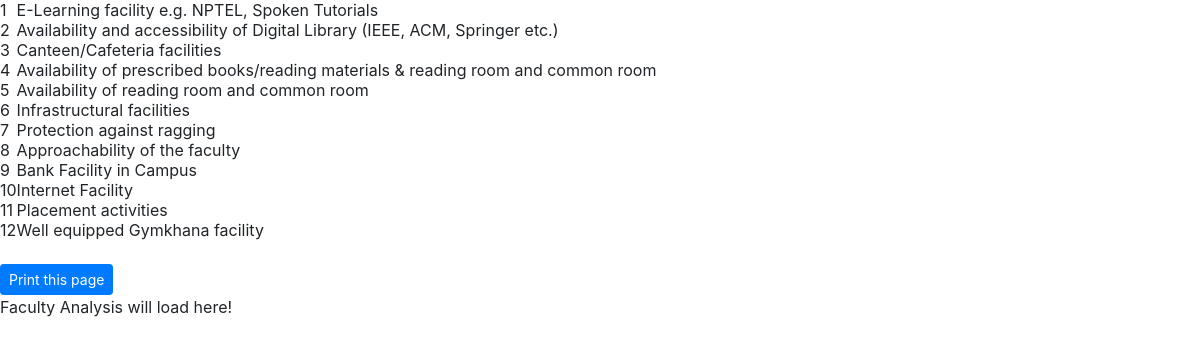
Page /Feedback/TAnalysis1_ffe.php on the committed database.
### tables this page shows
CREATE TABLE `facilityquestions` (
  `question_no` varchar(5) NOT NULL,
  `question` varchar(200) NOT NULL
);

### Feedback/TAnalysis1_ffe.php (the view, shortened to what this page needs)
<?php
include('includes/feedbackcon.php');
$m=1;
$sql2 = "select * from facilityquestions";
$result2 = mysqli_query($feeddbc,$sql2);
echo "<table>";
for($j=1;$j<=12,$row2 = mysqli_fetch_array($result2);$j++){
  $quest=$row2["question"];
echo "<tr><td>";
echo $j;
echo "</td><td>";
            echo $quest;
            echo "</td></tr>";
             }
            echo "</table><br>";
echo '<input id ="printbtn" type="button" class="btn btn-primary btn-sm" value="Print this page" onclick="window.print();" ><br>';
$sql1 = "select division from facilityfeedback group by division";
if ($result1 = mysqli_query($feeddbc, $sql1)) {
    while ($row1 = mysqli_fetch_row($result1)) {
$di=$row1[0];
    $query = "select * FROM facilityfeedback where division='$di' group by division";
    $result = mysqli_query($feeddbc, $query);
    while($row = mysqli_fetch_array($result))  {
?>
<html>
<head>
        <link href="css/font-face.css" rel="stylesheet" media="all">
        <link href="vendor/font-awesome-5/css/fontawesome-all.min.css" rel="stylesheet" media="all">
        <link href="vendor/font-awesome-4.7/css/font-awesome.min.css" rel="stylesheet" media="all">
        <link href="vendor/mdi-font/css/material-design-iconic-font.min.css" rel="stylesheet" media="all">
        <link href="vendor/bootstrap-4.1/bootstrap.min.css" rel="stylesheet" media="all">
        <link href="vendor/animsition/animsition.min.css" rel="stylesheet" media="all">
        <link href="vendor/bootstrap-progressbar/bootstrap-progressbar-3.3.4.min.css" rel="stylesheet" media="all">
        <link href="vendor/wow/animate.css" rel="stylesheet" media="all">
        <link href="vendor/css-hamburgers/hamburgers.min.css" rel="stylesheet" media="all">
        <link href="vendor/slick/slick.css" rel="stylesheet" media="all">
        <link href="vendor/select2/select2.min.css" rel="stylesheet" media="all">
        <link href="vendor/perfect-scrollbar/perfect-scrollbar.css" rel="stylesheet" media="all">
        <link href="css/theme.css" rel="stylesheet" media="all">
        <link rel="stylesheet" href="https://maxcdn.bootstrapcdn.com/bootstrap/4.3.1/css/bootstrap.min.css">
        <?php } ?>
	</head>
	<body>
		<div id="chart-container<?php echo $m;?>">Faculty Analysis will load here!</div><?php  $m++; ?>
	</body>
</html>
<?php }} ?>

### rows in the picture
facilityquestions: question "E-Learning facility e.g. NPTEL, Spoken Tutorials"
facilityquestions: question "Availability and accessibility of Digital Library (IEEE, ACM, Springer etc.)"
facilityquestions: question "Canteen/Cafeteria facilities"
facilityquestions: question "Availability of prescribed books/reading materials & reading room and common room"
facilityquestions: question "Availability of reading room and common room"
facilityquestions: question "Infrastructural facilities"
facilityquestions: question "Protection against ragging"
facilityquestions: question "Approachability of the faculty"
facilityquestions: question "Bank Facility in Campus"
facilityquestions: question "Internet Facility"
facilityquestions: question "Placement activities"
facilityquestions: question "Well equipped Gymkhana facility"
